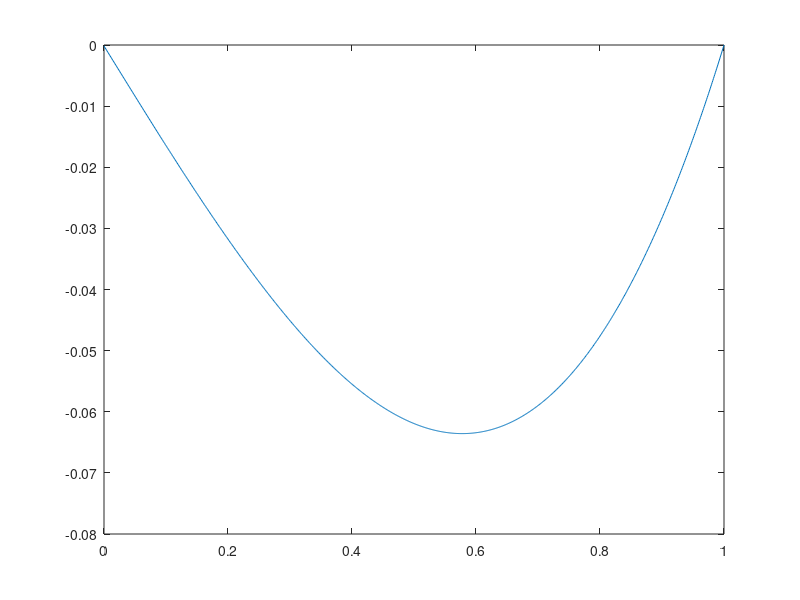

The MATLAB script that drew this image: (Note: this script raises an error after producing the figure.)
clc; clear; close all
t = 0:0.001:1;
f2 = csvread('hm2_function02.csv');
plot(t,f2); hold on

x = linspace(0,1,100);
t = linspace(0,1,100);
sol = pdepe(0,@pdefun,@icfun,@bcfun,x,t);
u = sol(:,:,1);
plot(x,u(end,:))
xlabel('x'); ylabel('u(x)')
legend('result by Jacobi iteration','exact solution')
title('r(x) = -x, f(x) = cos(x)')

function [c,f,s] = pdefun(x,~,u,DuDx)
    r = -x;
    c = 1;
    f = DuDx+cos(x);
    s = -r.*u;
end
function u0 = icfun(~)
    u0 = 0;
end
function [pl,ql,pr,qr] = bcfun(~,ul,~,ur,~)
    pl = ul;
    ql = 0;
    pr = ur;
    qr = 0;
end